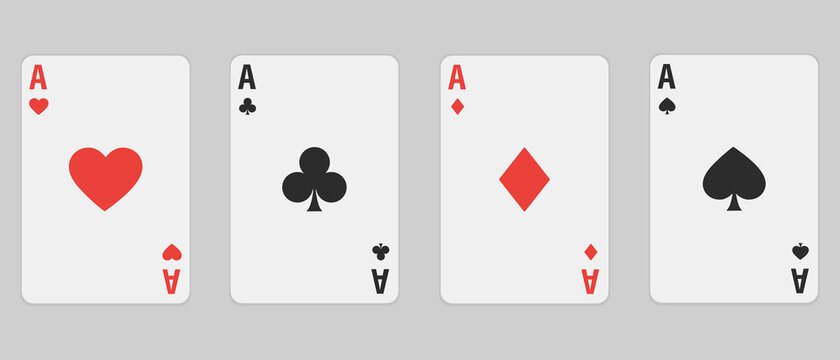
#> input picture images/cards.jpg, 840 x 360 px
$ jupyter execute color_and_transform.ipynb
#> lines starting #> are read from the running program, lines starting #| are printed output that depends on the picture; after the words box and inside, x2 and y2 are one past the last pixel; in counts of white or black regions, pixels touching at a corner belong together
[cell 1]
import cv2 as cv
import numpy as np
import matplotlib.pyplot as plt

## Color space

Sử dụng hàm `cvtColor` để chuyển đổi giữa các không gian mã hóa màu sắc khác nhau

[cell 2]
img = cv.imread("images/cards.jpg")
#> img is the input picture: shape (360, 840, 3); mean B, G, R 216.8, 216.9, 220.6
img_hsv = cv.cvtColor(img, cv.COLOR_BGR2HSV) # chuyển đổi mã hóa BGR (mặc định của opencv) sang HSV
#> img_hsv: shape (360, 840, 3); mean H, S, V 1.9, 4.3, 220.6

Xác định các vùng có màu *đỏ* có trong ảnh `cards.jpg` trên không gian HSV
* **H**: *(Hue)* vùng màu
* **S**: *(Saturation)* độ bão hòa màu (màu nhạt **S** thấp và ngược lại)
* **V**: *(Value)* hoặc *(Brightness)* độ sáng của màu

[cell 3]
RED = np.uint8([[[0, 0, 255]]])
hsv_red = cv.cvtColor(RED, cv.COLOR_BGR2HSV)

# khoảng ứng với màu red trong không gian HSV
# công thức từ docs.opencv [H-10, 100, 100] -> [H+10, 255, 255]
H = hsv_red[0,0,0]
lower_red = np.array([H - 10, 100, 100])
upper_red = np.array([H + 10, 255, 255])

mask = cv.inRange(img_hsv, lower_red, upper_red) # các vị trí pixel ứng với màu đỏ
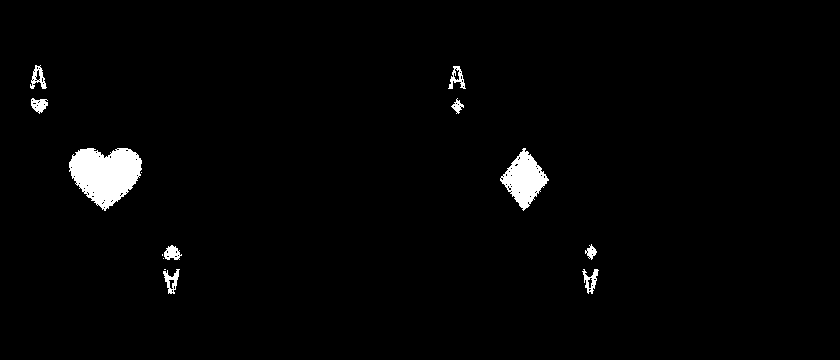
#> mask: shape (360, 840); 2% white; 14 white regions (4 under 20 px), largest, box (x1, y1, x2, y2) and area: (69, 148, 142, 211) 3075, (500, 148, 549, 211) 1547, (163, 269, 180, 294) 193
img_only_red = cv.bitwise_and(img, img, mask=mask) # Thực hiện phép AND của ảnh cards.jpg với chính nó tại các vị trí pixel màu đỏ
                                                   # những vị trí pixel khác trả về giá trị màu đen

plt.subplot(2, 1, 1)
plt.imshow(mask, cmap='gray', vmin=0, vmax=255)
plt.subplot(2, 1, 2)
plt.imshow(cv.cvtColor(img_only_red, cv.COLOR_BGR2RGB), vmin=0, vmax=255)
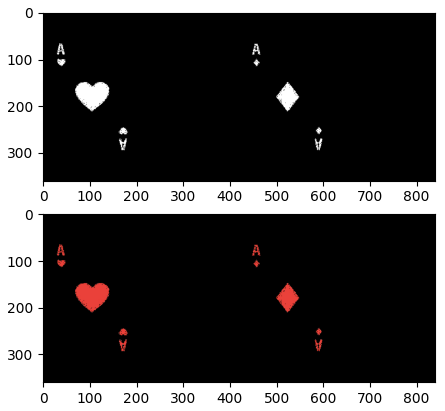
#> figure drawn by matplotlib, 2 panels

## Geometric transformations

### Scaling

Thực hiện thông qua hàm `resize(src, Size, interpolation)` của OpenCV
* **src** - ảnh thực hiện phép scale
* **Size** - kích thước ảnh đầu ra, **_theo thứ tự trục x rồi đến trục y_** (độ rộng, chiều cao)
* **interpolation** - phương thức nội suy cho ảnh đầu ra, (INTER_LINEAR hoặc INTER_CUBIC đều tốt nhưng INTER_LINEAR nhanh hơn)

[cell 4]
img = cv.imread('images/messi.jpg')
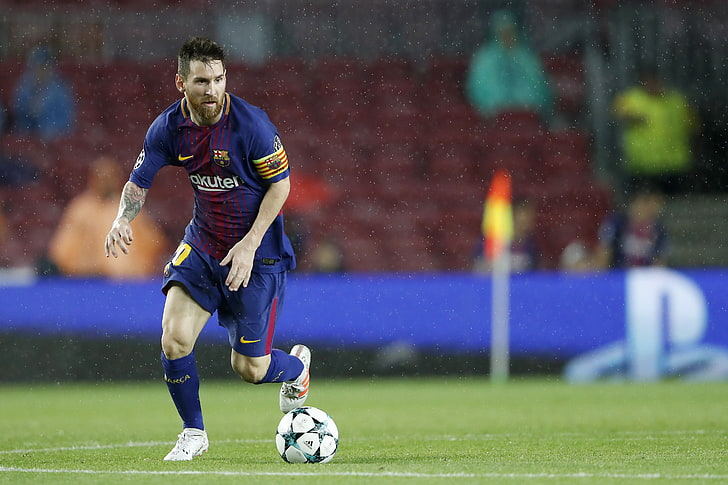
#> input picture images/messi.jpg, 728 x 485 px
#> img is the input picture: shape (485, 728, 3); mean B, G, R 91.3, 92.4, 90.9
height, width = img.shape[:2]
#> height = 485; width = 728
scaled_img = cv.resize(img, (width//3, height//3), interpolation=cv.INTER_LINEAR)

plt.subplot(1, 2, 1)
plt.imshow(cv.cvtColor(img, cv.COLOR_BGR2RGB))
plt.subplot(1, 2, 2)
plt.imshow(cv.cvtColor(scaled_img, cv.COLOR_BGR2RGB))

### Affine transformation

Các phép biến đổi hình học thông thường được biểu diễn dưới dạng phép biến đổi affine. Phép biến đổi affine bảo tồn tính chất song song giữa các cặp đường thẳng. Phép biến đổi đó được biểu diễn dưới dạng ma trận của phép dịch và phép xoay $$M=\begin{bmatrix} s\mathbf{R} & \mathbf{t} \end{bmatrix}$$

* $s$ - hệ số scaling
* $\mathbf{R}$ - ma trận xoay $$\mathbf{R}=\begin{bmatrix} \cos(\theta) & -\sin(\theta) \\ \sin(\theta) & \cos(\theta) \end{bmatrix}$$
* $\mathbf{t}$ - vector dịch $$\mathbf{t}=\begin{bmatrix} t_x \\ t_y \end{bmatrix}$$

[cell 5]
height, width = img.shape[:2]
M = np.float32([[1, 0, 200],
                [0, 1, 50]]) # dịch ảnh theo trục x 100 đơn vị, trục y 50 đơn vị
dst = cv.warpAffine(img, M, (width, height)) # áp dụng phép biến đổi affine M
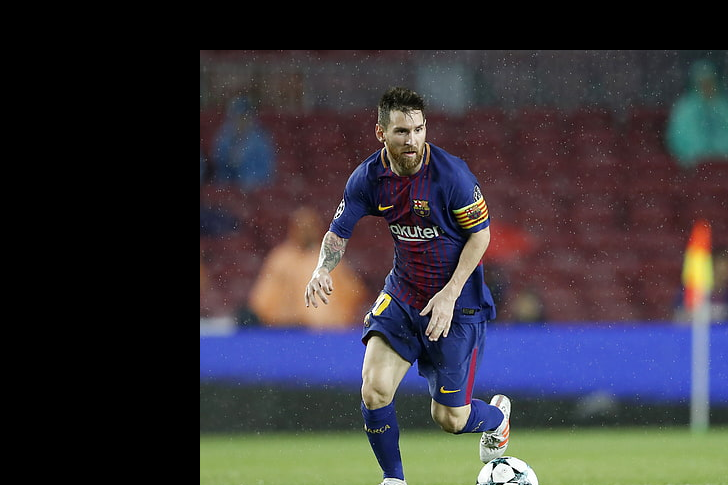
#> dst: shape (485, 728, 3); mean B, G, R 57.5, 52.6, 56

plt.subplot(1, 2, 1)
plt.imshow(cv.cvtColor(img, cv.COLOR_BGR2RGB))
plt.subplot(1, 2, 2)
plt.imshow(cv.cvtColor(dst, cv.COLOR_BGR2RGB))

Hàm `getRotationMatrix2D(cx, cy, angle, scale)` trong OpenCV giúp tạo ra một ma trận biến đổi affine thực hiện phép quay quanh điểm `(cx, cy)` một góc `angle` (độ) ngược chiều kim đồng hồ

[cell 6]
height, width = img.shape[:2]
M = cv.getRotationMatrix2D( (width / 2.0, height / 2.0), 45, 1 ) # quay ảnh quanh tâm chính giữa một góc 45 độ và giữ nguyên tỉ lệ
dst = cv.warpAffine(img, M, (width, height)) # thực hiện phép biến đổi affine M
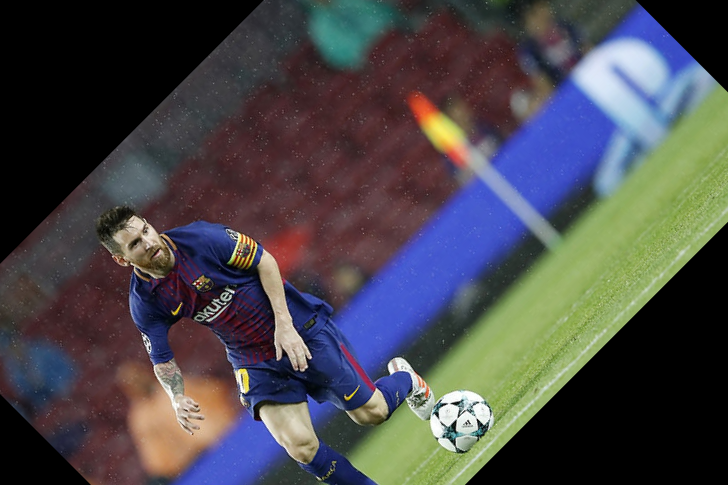
#> dst: shape (485, 728, 3); mean B, G, R 74.7, 71, 72.3

plt.subplot(1, 2, 1)
plt.imshow(cv.cvtColor(img, cv.COLOR_BGR2RGB))
plt.subplot(1, 2, 2)
plt.imshow(cv.cvtColor(dst, cv.COLOR_BGR2RGB))

Nếu biết một tập điểm $\mathcal{X}$ trước khi được biến đổi affine $M$ và tập $\mathcal{X'}$ sau khi biến đổi tương ứng. Sử dụng hàm `getAffineTransformation(pts1, pts2)` để xác định được ma trận $M$.

* `pts1` - các điểm trong tập $\mathcal{X}$
* `pts2` - các điểm trong tập $\mathcal{X'}$ tương ứng với `pts1`

Theo OpenCV docs để sử dụng hàm `getAffineTransformation` thì $|\mathcal{X}| = |\mathcal{X'}|$ và $|\mathcal{X}| \geq 3$

[cell 7]
height, width = img.shape[:2]

pts1 = np.float32([[50,50],[200,50],[50,200]])
pts2 = np.float32([[10,100],[200,50],[100,250]])

M = cv.getAffineTransform(pts1,pts2)

dst = cv.warpAffine( img, M, (width, height) )
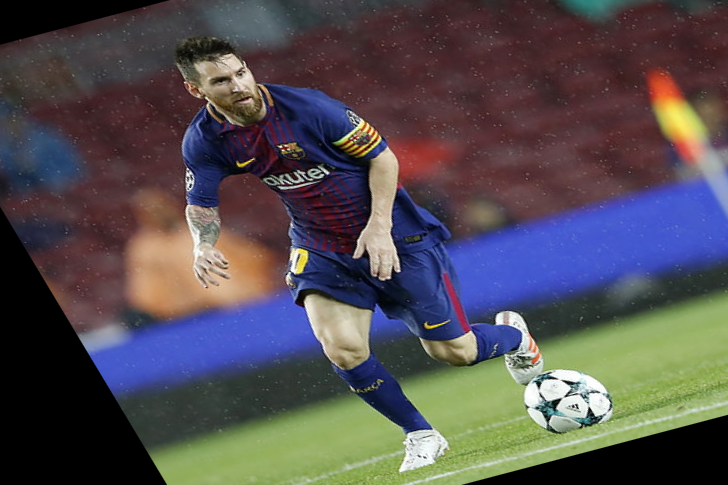
#> dst: shape (485, 728, 3); mean B, G, R 81, 77.3, 82.7

plt.subplot(1, 2, 1)
plt.imshow(cv.cvtColor(img, cv.COLOR_BGR2RGB))
plt.scatter(pts1[:,0], pts1[:,1], c='red')
plt.subplot(1, 2, 2)
plt.imshow(cv.cvtColor(dst, cv.COLOR_BGR2RGB))
plt.scatter(pts2[:,0], pts2[:,1], c='red')
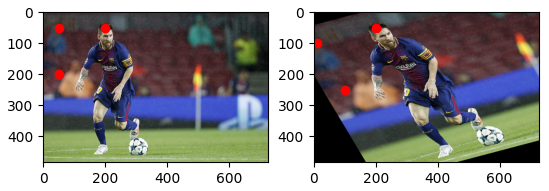
#> figure drawn by matplotlib, 2 panels

## Perspective transformation

Phép biến đổi perspective là phép biến đổi tổng quát hơn, tuyến tính trên mặt phẳng ảnh. Phép biến đổi perspective bảo toàn tính thẳng hàng giữa các điểm trong không gian 2D. Phép biến đổi thực hiện thông qua ma trận $M$ kích thước $3 \times 3$.

Tương tự với phép biến đổi affine, OpenCV cung cấp hàm `getPerspectiveTransform` để tìm ra ma trận biến đổi $M$ tương ứng với tập $\mathcal{X}$ và $\mathcal{X'}$. Kích thước tối thiểu của cả hai tập $\mathcal{X}$ và $\mathcal{X'}$ là $4$.

[cell 8]
img = cv.imread('images/sudoku.jpg') # ảnh bảng sudoku
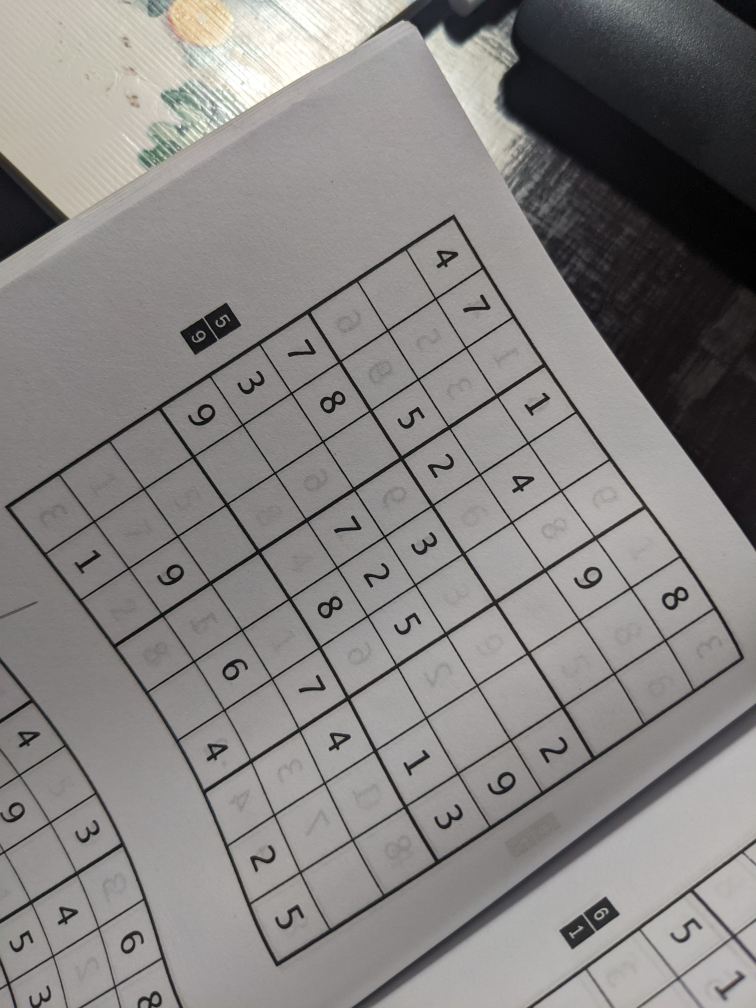
#> input picture images/sudoku.jpg, 3024 x 4032 px (shown at 1/4 size)
#> img is the input picture: shape (4032, 3024, 3); mean B, G, R 129.6, 131.1, 133.8
height, width = img.shape[:2]
#> height = 4032; width = 3024
img = cv.resize(img, (width//4, height//4)) # resize lại ảnh cho nhỏ
#> img: shape (1008, 756, 3)
height, width = img.shape[:2]
#> height = 1008; width = 756

pts1 = np.float32([[450, 210],
                   [10, 500],
                   [270, 960],
                   [740, 650]]) # 4 góc của bảng sudoku

pts2 = np.float32([[0, 0],
                   [0, 252],
                   [252, 252],
                   [252, 0]]) # Dịch 4 góc này về 4 góc của một ảnh kích thước 252x252

M = cv.getPerspectiveTransform(pts1, pts2)
dst = cv.warpPerspective(img, M, (252, 252))
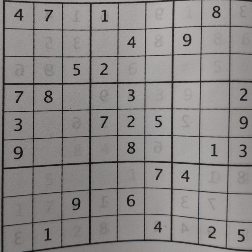
#> dst: shape (252, 252, 3); mean B, G, R 134.5, 135.7, 138.5

plt.subplot(1, 2, 1)
plt.imshow(cv.cvtColor(img, cv.COLOR_BGR2RGB))
plt.scatter(pts1[:,0], pts1[:,1], c='red')
plt.subplot(1, 2, 2)
plt.imshow(cv.cvtColor(dst, cv.COLOR_BGR2RGB))
plt.scatter(pts2[:,0], pts2[:,1], c='red')
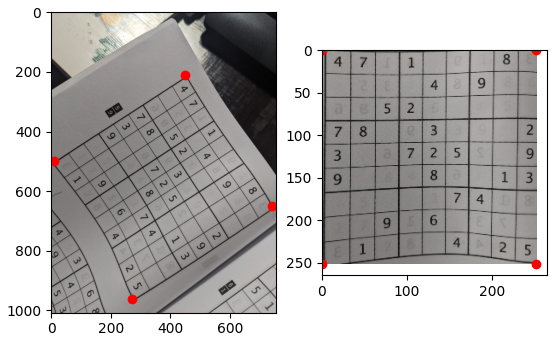
#> figure drawn by matplotlib, 2 panels
